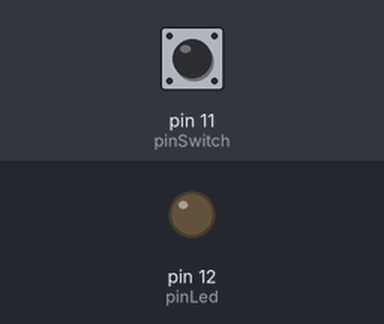
Simulated run of this sketch. Board: Arduino Uno, built with avr-gcc and run on an emulated ATmega328P. Parts: output pins drawn as LEDs (lit = HIGH). Dashed ring = blinking. The test bench sets the inputs (shaded band); at power-on: pin 11 (pinSwitch) LOW.

Above: at 1.2 s.
1.3 s: pin 11 (pinSwitch) pulled HIGH for 1 s
At 2.8 s:
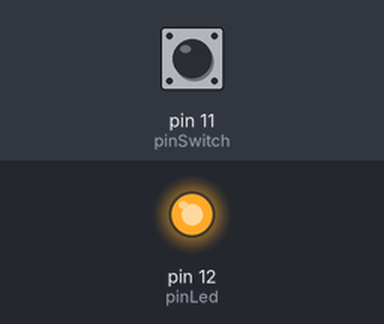
3.8 s: pin 11 (pinSwitch) pulled HIGH for 0.15 s
At 5.2 s:
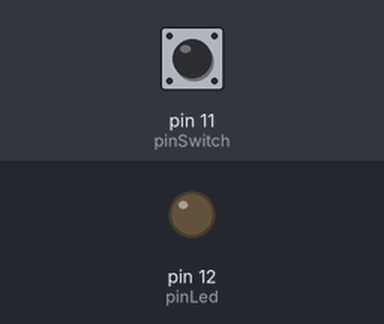
5.5 s: pin 11 (pinSwitch) pulled HIGH for 3.2 s
At 5.8 s:
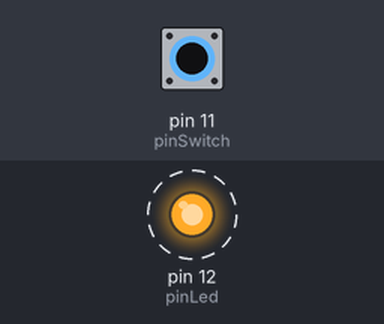
Timing chart, 0 to 10.2 s (numbered marks = the images above; inputs shaded):
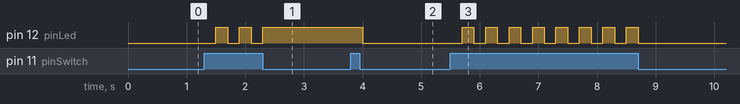

The sketch:

interrutore_con_stato.ino
```cpp
int pinLed = 12;      //pin per il led
int pinSwitch = 11;  //pin per l'interruttore
bool lettura;        //creo un contenuotre dove mettere la lettura del pulsante
bool stato = LOW;     //imposto uno stato a basso;

void setup() {
  pinMode(pinLed, OUTPUT);  //settiamo il pin del led a ingresso
  pinMode(pinSwitch, INPUT); //settiamo il pin dell'interruttore a uscita
}

void loop() {
  lettura = digitalRead(pinSwitch);  //leggiamo il valore del pin 11 e salviamolo

  if(lettura == HIGH){                    //SE la lettura è alta
    stato = !stato;                       //cambia lo stato
    delay(200);                           //aspetta qualche secondo
  }

  if(stato == HIGH){                    //SE lo stato è alta

      digitalWrite(pinLed, HIGH);        //accendi il led

    }
    else{                                //ALTRIMENTI

      digitalWrite(pinLed, LOW);         //tieni spento il led

      }

}
```

Measured:
- after the input at 1.3 s, pin 12 (pinLed): alternates HIGH for 0.20 s and LOW for 0.20 s, 5 changes in all, then stays HIGH, starting after 0.20 s
- after the input at 3.8 s, pin 12 (pinLed): HIGH → LOW after 0.20 s
- after the input at 5.5 s, pin 12 (pinLed): alternates HIGH for 0.20 s and LOW for 0.20 s, 16 changes in all, then stays LOW, starting after 0.20 s
